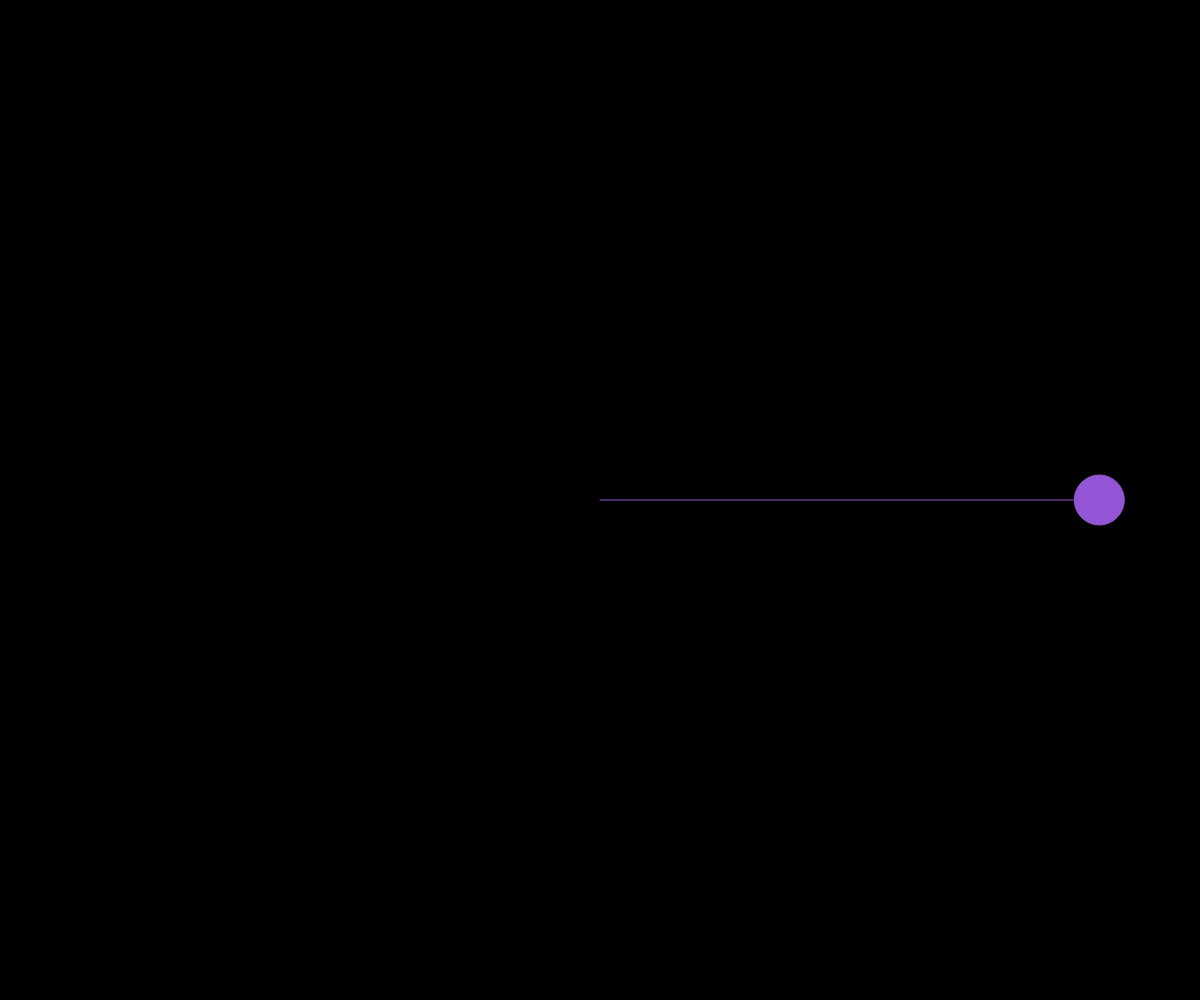
Frame 1 (no input)
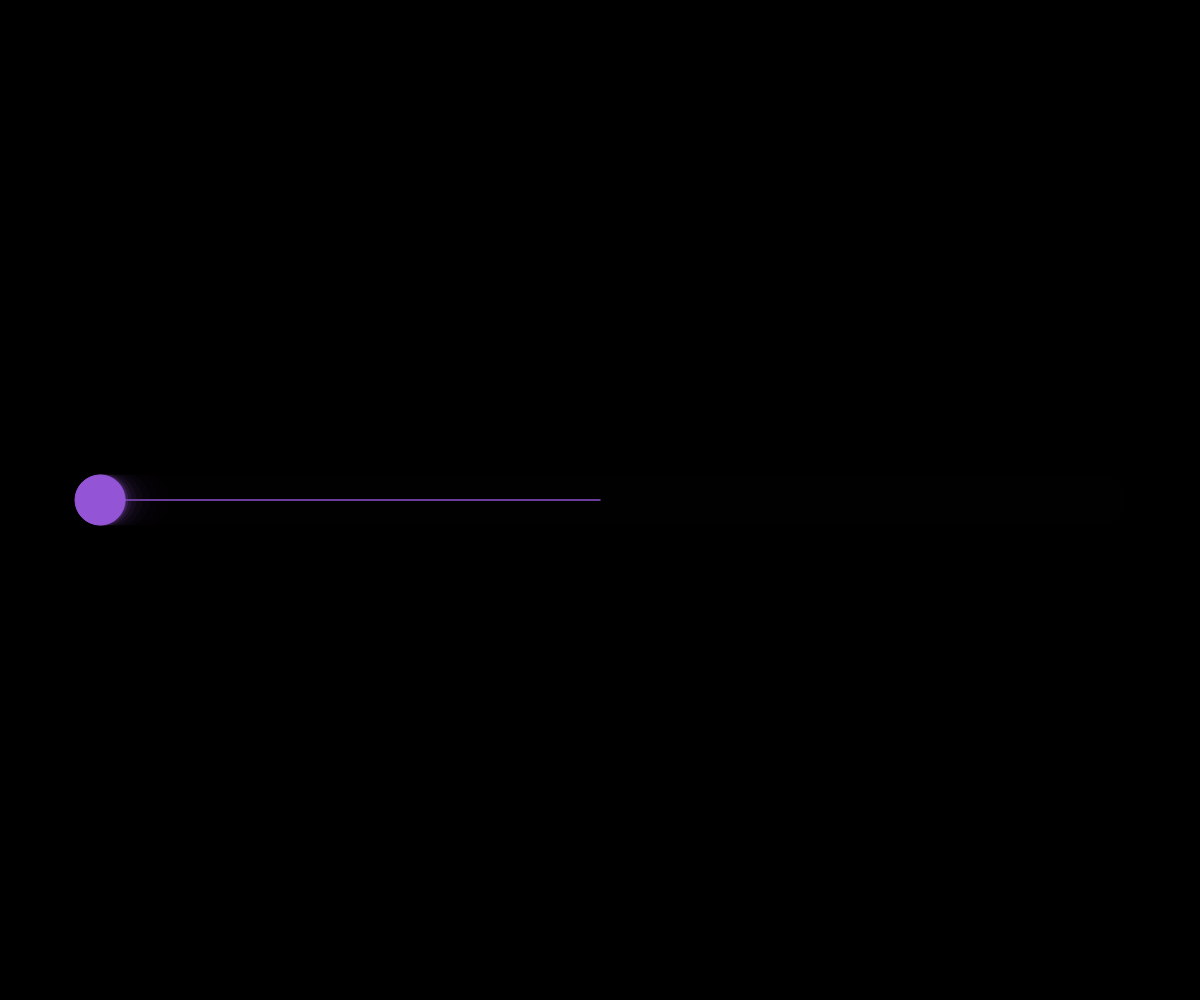
Frame 60 (no input)
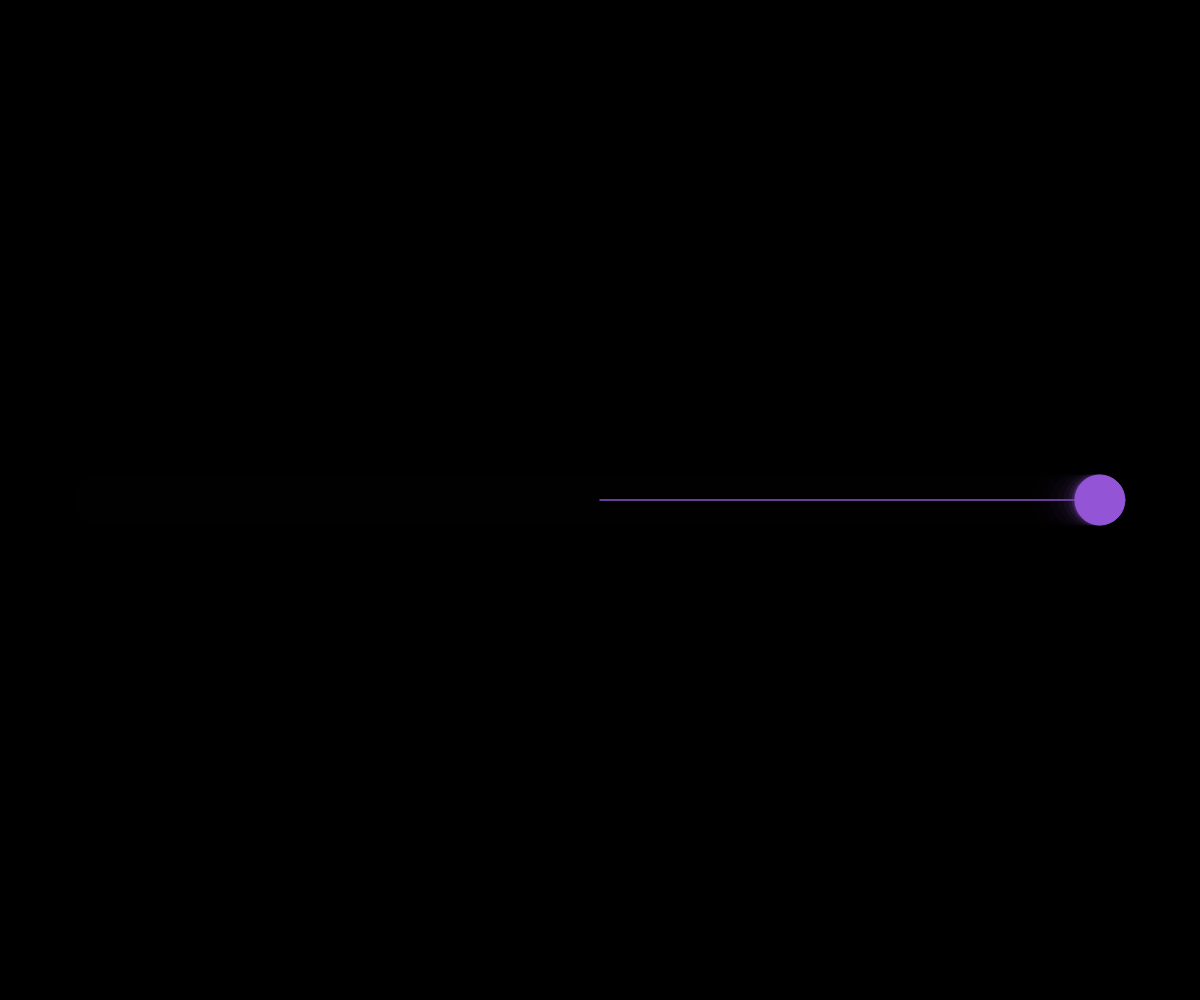
Frame 120 (the mouse pressed at the canvas centre since frame 60)

The p5.js sketch that drew these frames (run headless with seeded random() and noise() and a simulated clock; from frame 60 on, the mouse is pressed at the canvas centre):

// p5.js sketch
// ── sketch.js
// ------------------------------------------------- //
// 07/04/2018
// Evan MacHale - N00150552
// Interactive Graphics Module Year 3
// The Nature of Code by Daniel Shiffman
// Oscillation // Oscillation Amplitude and Period
// http://natureofcode.com/book/chapter-3-oscillation/
// ------------------------------------------------- //
// One full cycle of SIN wave
var period = 120;
// Height of the wave
var amplitude = 500;

function setup() {
  createCanvas(windowWidth,windowHeight);
  background(0);
}

// ------------------------------------------------- //
function draw() {
  noStroke();
  fill(0,100);
  rect(0,0,windowWidth,windowHeight);
  // frameCount built-in
  // https://p5js.org/reference/#/p5/frameCount
  // 'x' as a function of time
  // cos returns -1 - 1 oscillation
  // multiply by amplitude to get desired result
  // Inside brackets tells us how many cycles we complete
  // It's as function of time
  // Time is frames
  // multiply by TWO_PI (No. of radians for one Cosine)
  var x = amplitude * cos(TWO_PI * frameCount / period);
  stroke(147,85,214);
  fill(147,85,214);
  translate(width/2,height/2);
  line(0,0,x,0);
  ellipse(x,0,50,50);
}
